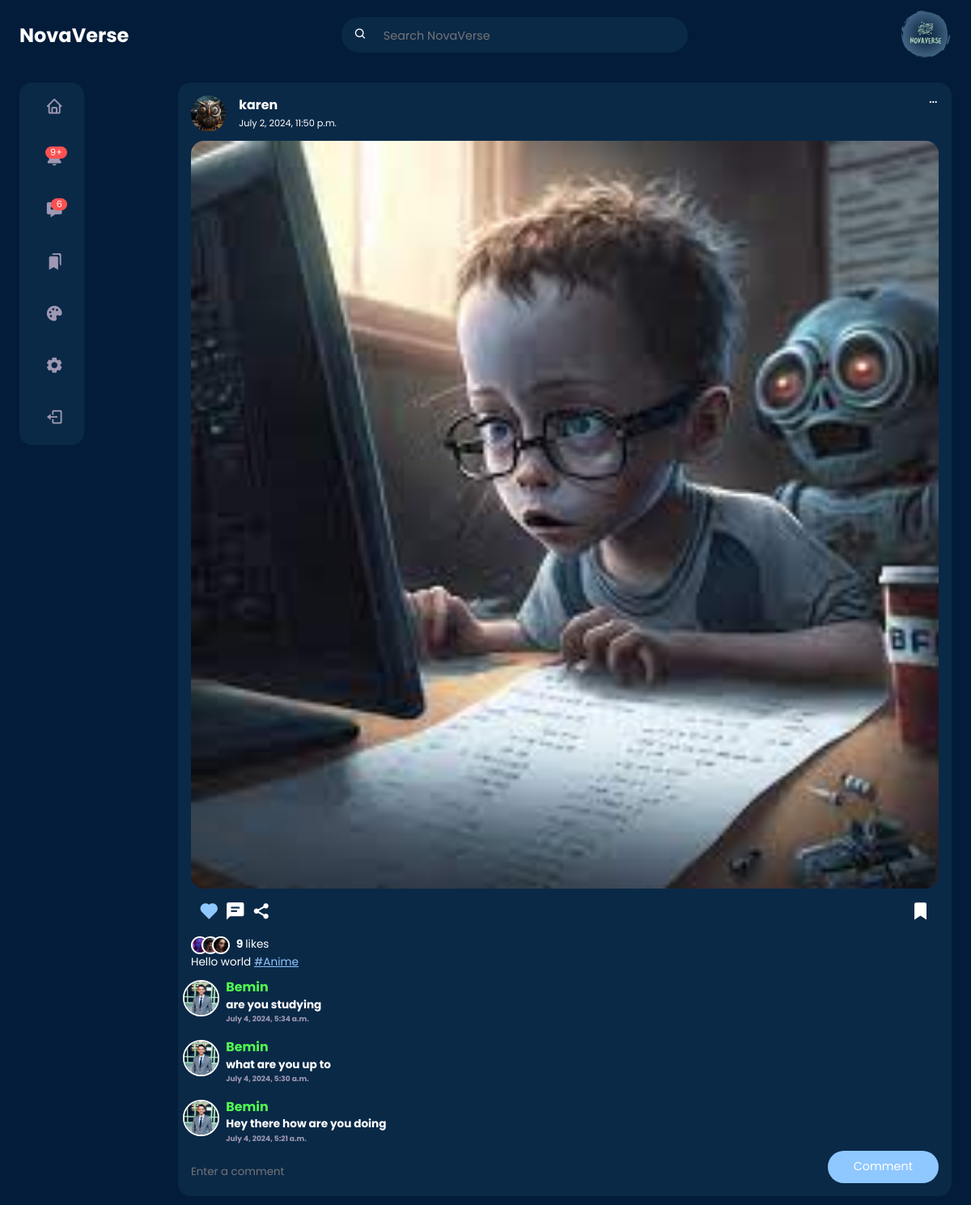
The app's page /post/bec9c615-2260-4670-af3f-07837b4facbf (signed in), older data.
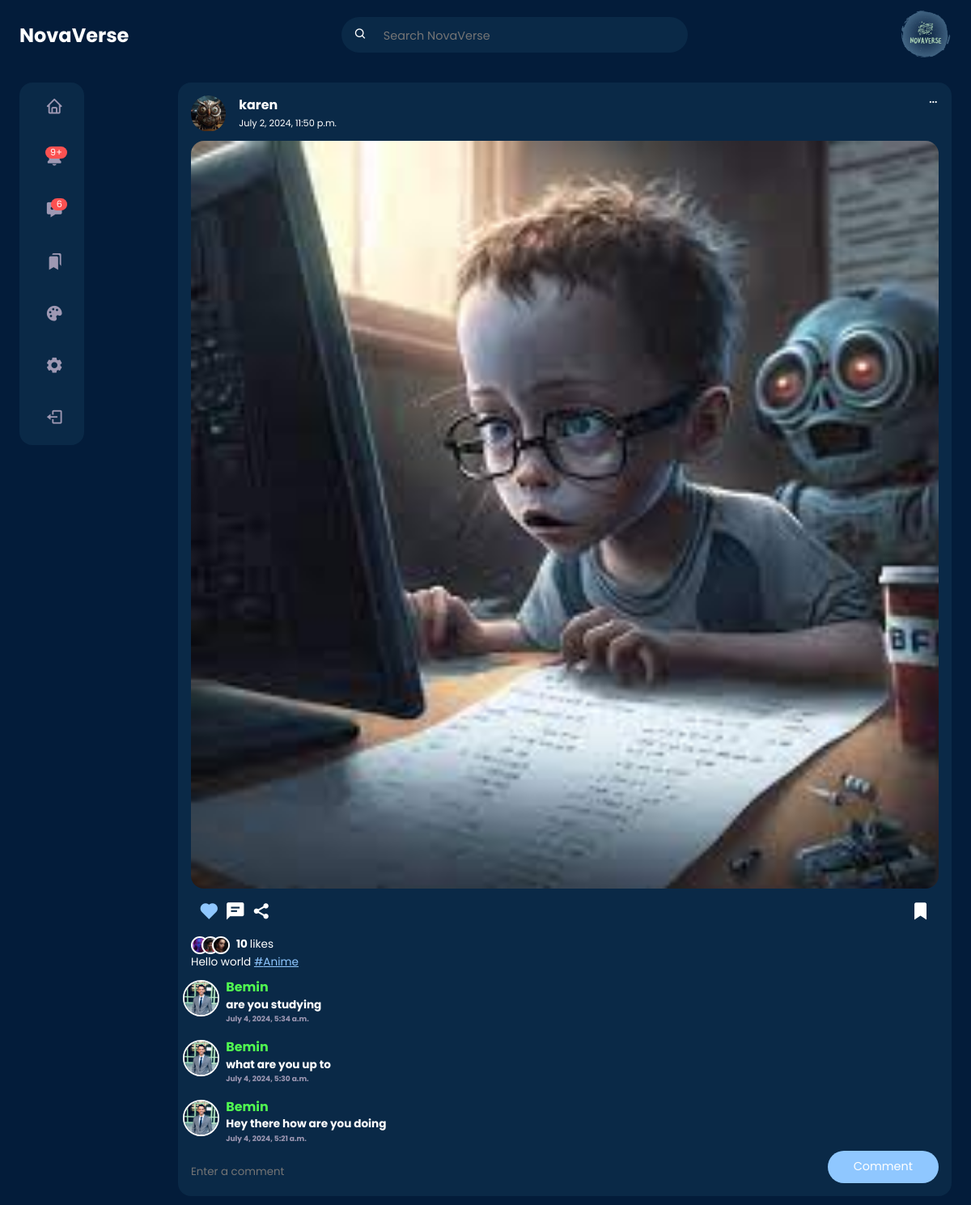
The same page, newer data.
### post/models.py (models this page shows, shortened)
class Post(models.Model):
    id = models.UUIDField(primary_key=True, default=uuid.uuid4, editable=False)
    picture = models.ImageField(
        upload_to=user_directory_path, verbose_name="Picture", null=True
    )
    caption = models.CharField(max_length=10000, verbose_name="Caption")
    posted = models.DateTimeField(auto_now_add=True)
    tags = models.ManyToManyField(Tag, related_name="tags")
    user = models.ForeignKey(User, on_delete=models.CASCADE)
    likes = models.IntegerField(default=0)

### post/views.py (the view)
# urls.py: path("post/<uuid:post_id>", views.postDetail, name="post-detail"),
def postDetail(request, post_id):
    post = get_object_or_404(Post, id=post_id)
    post_user_profile = Profile.objects.get(user=post.user)
    user_profile = Profile.objects.get(user=request.user)
    post.liked = Likes.objects.filter(user=request.user, post=post).exists()
    post.is_favourite = user_profile.favourite.filter(id=post.id).exists()
    comments = Comment.objects.filter(post=post).order_by("-date")
    for comment in comments:
        comment.profile = Profile.objects.get(user=comment.user)
    if request.method == "POST":
        form = CommentForm(request.POST, request.FILES)
        if form.is_valid():
            comment = form.save(commit=False)
            comment.post = post
            comment.user = request.user
            comment.save()
            return HttpResponseRedirect(reverse("post-detail", args=[post_id]))
    else:
        form = CommentForm()
    context = {
        "post": post,
        "user_profile": user_profile,
        "post_user_profile": post_user_profile,
        "comments": comments,
        "form": form,
    }
    return render(request, "post-detail.html", context)

### comment/forms.py
class CommentForm(forms.ModelForm):
    body = forms.CharField(
        widget=forms.TextInput(
            attrs={"class": "input", "placeholder": "Enter a comment"}
        ),
        required=True,
    )
    class Meta:
        model = Comment
        fields = ["body"]

### templates/post-detail.html (shortened to what this page needs)
{% load static %}
<!DOCTYPE html>
<html lang="en">
<head>
	<link rel="stylesheet" href="{% static 'style/home.css' %}">
	<link rel="stylesheet" href="{% static 'style/postdetail.css' %}">
	<link href='https://unpkg.com/boxicons@2.1.4/css/boxicons.min.css' rel='stylesheet'>
</head>
<body>
	{% include "nav.html" %}
	<main>
		<div class="container">
			<div class="left">
				{% include 'sidebar.html' %}
			</div>
			<div class="middle">
				<div class="feeds">
					<div class="feed">
						<div class="head">
							<div class="user">
								<div class="profile-photo">
									<img src="{{ post_user_profile.picture.url}}">
								</div>
								<div class="info">
									<a href="{% url 'profile' post.user.username %}">
										<h3>{{ post.user.username }}</h3>
									</a>
									<small>{{ post.posted }}</small>
								</div>
							</div>
							<span class="edit">
								<i class='bx bx-dots-horizontal-rounded'></i>
							</span>
						</div>
						<div class="photo">
							<img src="{{ post.picture.url }}">
						</div>
						<div class="action-buttons">
							<div class="interaction-buttons">
								<span>
									<a href="{% url 'like' post.id %}" class="like-button" data-id="{{ post.id }}">
										<i id="like-icon-{{ post.id }}"
											class='bx bxs-heart {% if post.liked %} liked {% endif %}'></i>
									</a>
								</span>
								<span><i class='bx bxs-comment-detail'></i></span>
								<span><i class='bx bxs-share-alt'></i></span>
							</div>
							<div class="bookmark">
								<span>
									<a href="{% url 'favourite' post.id %}" class="favourite-button"
										data-id="{{post.id}}">
										<i class='bx bxs-bookmark {% if post.is_favourite %} liked {% endif %}'></i>
									</a>
								</span>
							</div>
						</div>
						<div class="liked-by">
							<span><img src="{% static 'img/profile-10.jpg' %}"></span>
							<span><img src="{% static 'img/profile-11.jpg' %}"></span>
							<span><img src="{% static 'img/profile-12.jpg' %}"></span>
							<p><b id="like-count-{{ post.id }}"> {{ post.likes }}
								</b> likes</p>
						</div>
						<div class="caption">
							<p>
								{{post.caption}}
								{% for tag in post.tags.all %}
								<a href="{{tag.get_absolute_url}}"><span class="harsh-tag">
										#{{tag.title}}</span></a>
								{% endfor %}
							</p>
						</div>
						<div class="comments">
							{% for comment in comments %}
							<div class="comment">
								<div class="photo">
									<img src="{{comment.profile.picture.url}}">
								</div>
								<div class="body">
									<h3>{{comment.user.username}}</h3>
									<h4>{{comment.body}}</h4>
									<h6 class="text-muted">{{comment.date}}</h6>
								</div>
							</div>
							{% endfor %}
						</div>
						<div class="create-comment">
							<form method="post">
								<div class="input-group">
									{{ form.body }}
								</div>
								<button type="submit" class="btn btn-primary">Comment</button>
							</form>
						</div>
					</div>
				</div>
			</div>
		</div>
	</main>
</body>
</html>

Row changes from the older to the newer data that the page shows:
changed Post "Hello world": likes "9" → "10"
